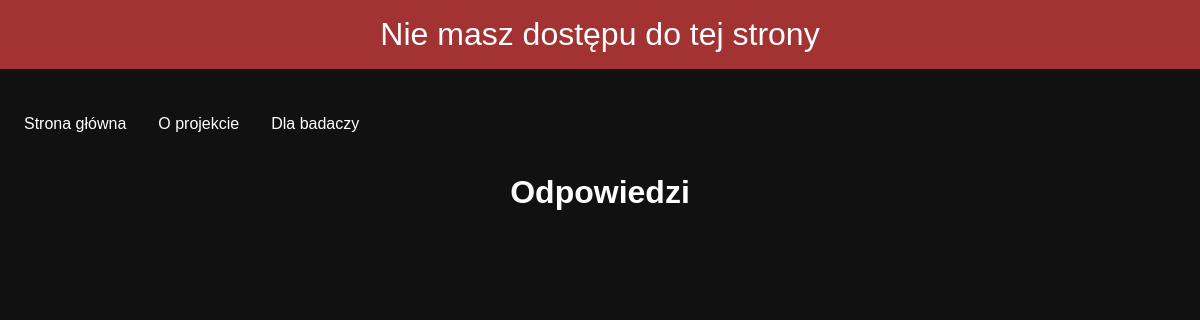
The app's page /responses, older data.
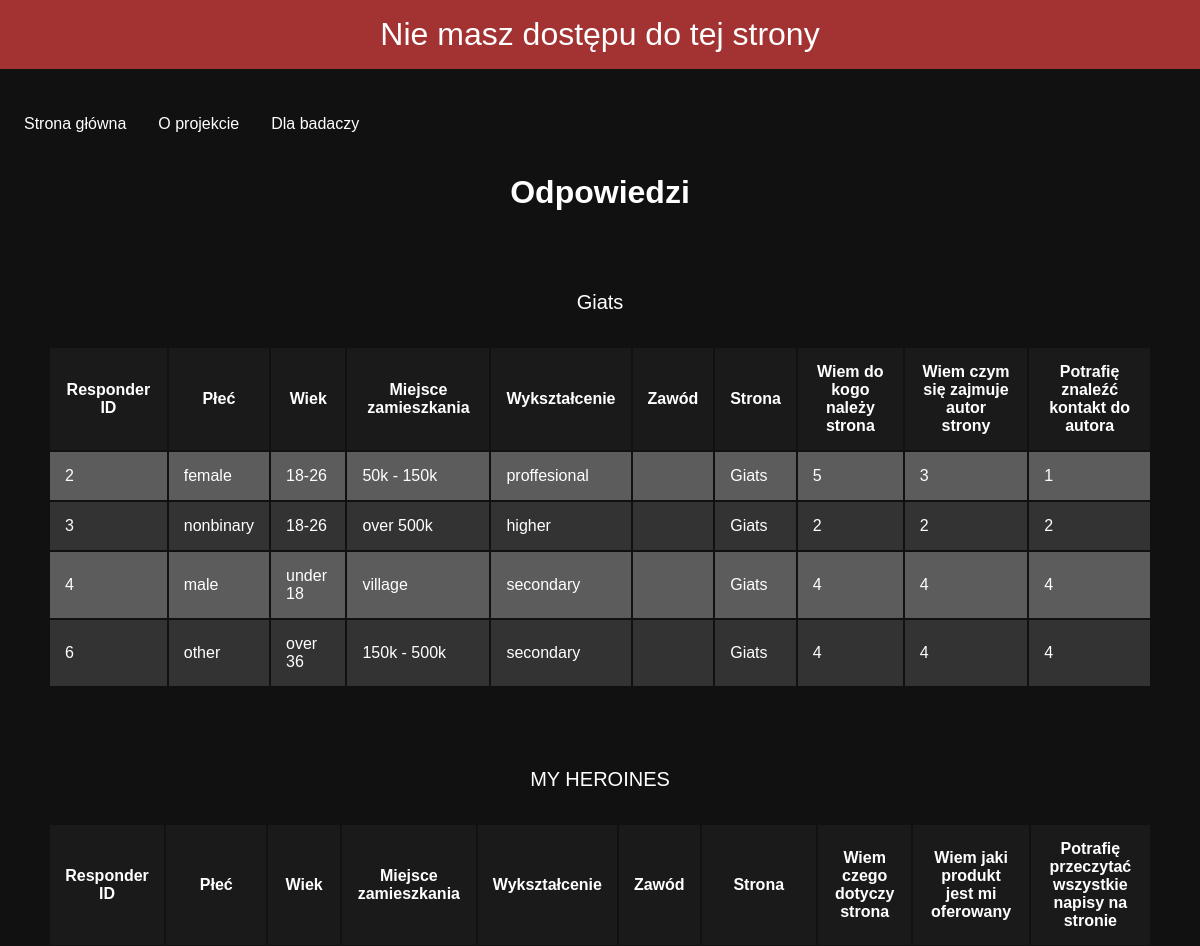
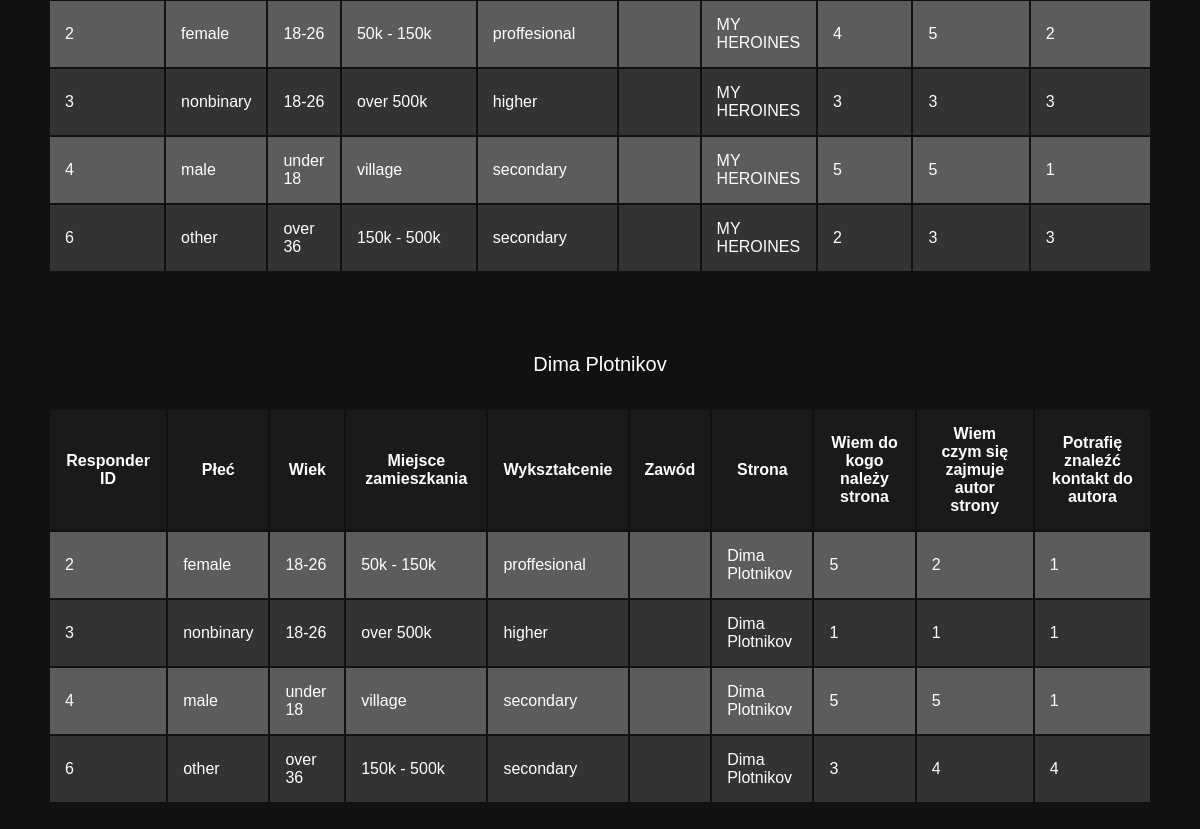
The same page, newer data (2 pictures, top to bottom).
### app.py (models this page shows, shortened)
class Site(db.Model):
    id = db.Column(db.Integer, primary_key=True)
    name = db.Column(db.String(200), nullable=False)
    url = db.Column(db.String(200), nullable=False, unique=True)
    type = db.Column(db.String(200), nullable=False)
    picture = db.Column(db.String(200), nullable=True)

class Question(db.Model):
    id = db.Column(db.Integer, primary_key=True)
    type = db.Column(db.String(200), nullable=False, unique=True)
    q1 = db.Column(db.String(200), nullable=False)
    q2 = db.Column(db.String(200), nullable=False)
    q3 = db.Column(db.String(200), nullable=False)

class Responder(db.Model):
    id = db.Column(db.Integer, primary_key=True)
    gender = db.Column(db.String(200), nullable=False)
    age = db.Column(db.String(200), nullable=False)
    residence = db.Column(db.String(200), nullable=False)
    education = db.Column(db.String(200), nullable=False)
    occupation = db.Column(db.String(200), nullable=True)

class Rating(db.Model):
    id = db.Column(db.Integer, primary_key=True)
    site_id = db.Column(db.Integer, db.ForeignKey('site.id'), nullable=False)
    responder_id = db.Column(db.Integer, db.ForeignKey('responder.id'), nullable=False)
    star1 = db.Column(db.Integer, nullable=False)
    star2 = db.Column(db.Integer, nullable=False)
    star3 = db.Column(db.Integer, nullable=False)
    site = db.relationship('Site', back_populates='ratings')
    responder = db.relationship('Responder', back_populates='ratings')

### app.py (the view)
@app.route('/responses', methods=['GET', 'POST'])
def responses():
    if is_not_logged():
        return redirect(url_for('index'))
    ratings = Rating.query.all()
    responders = Responder.query.all()
    sites = Site.query.all()
    questions = Question.query.all()
    return render_template("responses.html", ratings=ratings, responders=responders, sites=sites, questions=questions)

### app.py (called while the page is built)
def is_not_logged():
    if 'logged' not in session or session['logged']==False:
        flash('Nie masz dostępu do tej strony')

### templates/responses.html (shortened to what this page needs)
{% extends 'base.html' %}
{% block body %}
    <h2>Odpowiedzi</h2>
    {% for site in sites %}
        <table>
            <caption>{{ site.name }}</caption>
            <thead>
                <tr>
                    <th>Responder ID</th>
                    <th>Płeć</th>
                    <th>Wiek</th>
                    <th>Miejsce zamieszkania</th>
                    <th>Wykształcenie</th>
                    <th>Zawód</th>
                    <th>Strona</th>
                    {% for question in questions if site.type == question.type %}
                        <th>{{ question.q1 }}</th>
                        <th>{{ question.q2 }}</th>
                        <th>{{ question.q3 }}</th>
                    {% endfor %}
                </tr>
            </thead>
            <tbody>
                {% for rating in ratings if rating.site_id == site.id %}
                    {% for responder in responders if rating.responder_id == responder.id %}
                        <tr>
                            <td>{{ responder.id }}</std>
                            <td>{{ responder.gender }}</td>
                            <td>{{ responder.age }}</td>
                            <td>{{ responder.residence }}</td>
                            <td>{{ responder.education }}</td>
                            <td>{{ responder.occupation }}</td>
                            <td>{{ rating.site.name }}</td>
                            <td>{{ rating.star1 }}</td>
                            <td>{{ rating.star2 }}</td>
                            <td>{{ rating.star3 }}</td>
                        </tr>
                    {% endfor %}
                {% endfor %}
            </tbody>
        </table>
    {% endfor %}
{% endblock %}

### templates/base.html (shortened to what this page needs)
<!DOCTYPE html>
<html lang="en">
<head>
    <link rel="stylesheet" href="{{ url_for('static', filename='css/main.css') }}">
    {% with messages = get_flashed_messages() %}
  {% if messages %}
    <ul class=flashes>
    {% for message in messages %}
      <li>{{ message }}</li>
    {% endfor %}
    </ul>
  {% endif %}
{% endwith %}
</head>
<body>
    <nav>
        <ul class="menu-items">
            <li><a class="{{ home }}" href="{{ url_for('index') }}">Strona główna</a></li>
            <li><a class="{{ about }}" href="{{ url_for('about') }}">O projekcie</a></li>
            <li><a class="{{ for_researchers }}" href=" {{ url_for('for_researchers') }}">Dla badaczy</a></li>
          </ul>
    </nav>
    {% block body %}
    {% endblock %}
</body>
</html>

### static/css/main.css (style rules this page uses)
body { margin: 0; font-family: sans-serif; background-color: #111111; color: white; }
h2 { text-align: center; font-size: 2rem; }
.flashes { background-color: #A33232; padding: 1rem; margin-top: 0; font-size: 2rem; text-align: center; list-style-type: none; }
nav ul { list-style-type: none; margin: 0.5rem; padding: 0; overflow: hidden; }
nav li { float: left; }
nav li a { display: block; color: white; text-align: center; padding: 14px 16px; text-decoration: none; }
table { width: fit-content; margin: 3rem; align-items: center; align-self: center; }
th { background-color: #1a1a1a; }
tr:nth-child(even) { background-color: #333; }
tr:nth-child(odd) { background-color: #5c5c5c; }
th, td { padding: 15px; }
caption { font-size: 20px; padding: 2rem; }

Row changes from the older to the newer data that the page shows:
added Site: name "Giats", site.name "Giats"
added Question: q1 "Wiem do kogo należy strona", q2 "Wiem czym się zajmuje autor strony", q3 "Potrafię znaleźć kontakt do autora"
added Rating: star1 "5", star2 "3", star3 "1"
added Responder: id "2", gender "female", age "18-26", residence "50k - 150k", education "proffesional"
added Rating: star1 "2", star2 "2", star3 "2"
added Responder: id "3", gender "nonbinary", age "18-26", residence "over 500k", education "higher"
added Rating: star1 "4", star2 "4", star3 "4"
added Responder: id "4", gender "male", age "under 18", residence "village", education "secondary"
added Rating: star1 "4", star2 "4", star3 "4"
added Responder: id "6", gender "other", age "over 36", residence "150k - 500k", education "secondary"
added Site: name "MY HEROINES", site.name "MY HEROINES"
added Question: q1 "Wiem czego dotyczy strona", q2 "Wiem jaki produkt jest mi oferowany", q3 "Potrafię przeczytać wszystkie napisy na stronie", shown under "MY HEROINES"
added Rating: star1 "4", star2 "5", star3 "2"
added Rating: star1 "3", star2 "3", star3 "3"
added Rating: star1 "5", star2 "5", star3 "1"
added Rating: star1 "2", star2 "3", star3 "3"
added Site: name "Dima Plotnikov", site.name "Dima Plotnikov"
added Rating: star1 "5", star2 "2", star3 "1"
added Rating: star1 "1", star2 "1", star3 "1"
added Rating: star1 "5", star2 "5", star3 "1"
added Rating: star1 "3", star2 "4", star3 "4"
